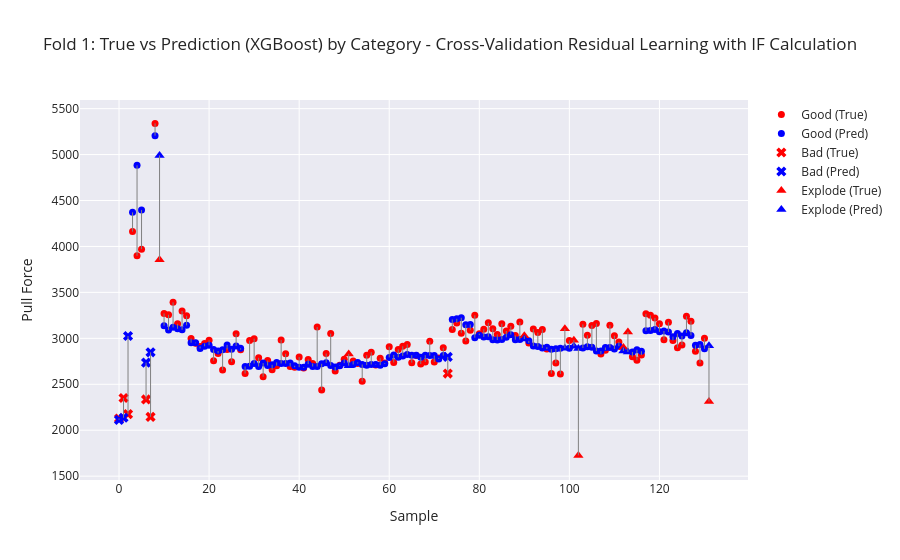
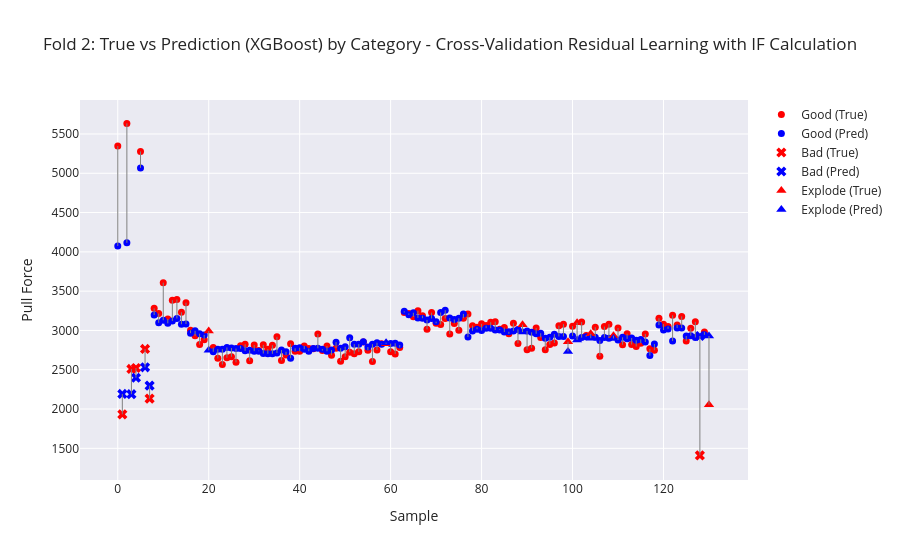
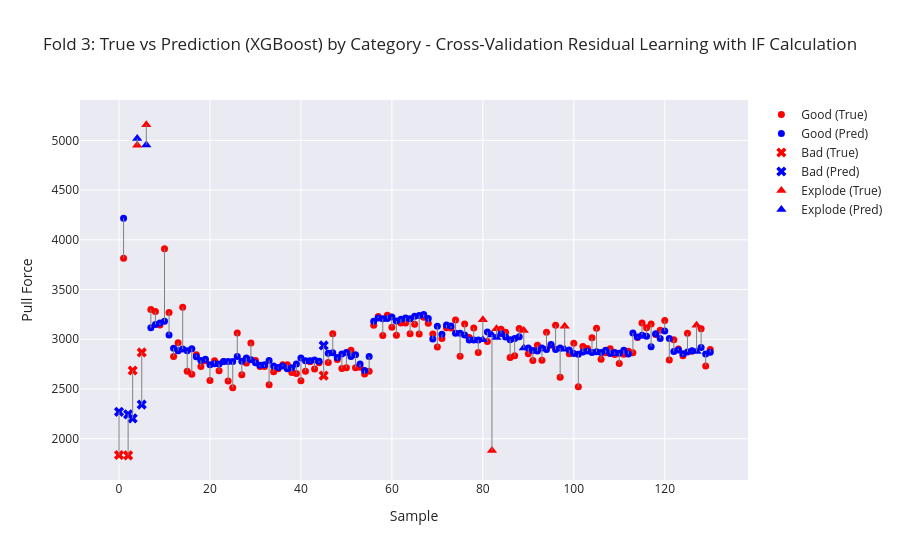

The notebook cell these images were saved under, in order:
### Markdown cell above
# Cross Validation

### Code cell
cross_df = pd.read_csv("data/train_dev_data.csv")

skf = StratifiedKFold(n_splits=3, shuffle=True, random_state=42)

mae_list = []
rmse_list = []
R2_list = []

for fold, (train_index, val_index) in enumerate(skf.split(cross_df["Sample ID"], cross_df["Category"])):
    x_tr, y_tr = get_features_and_target(cross_df.iloc[train_index], target_column) 
    x_val, y_val = get_features_and_target(cross_df.iloc[val_index], target_column)


    x_tr['Physical_Calc'] = compute_physical_calc_interfacial(x_tr) 
    x_val['Physical_Calc'] = compute_physical_calc_interfacial(x_val)

    y_tr_delta = y_tr - x_tr['Physical_Calc'] 
    y_val_delta = y_val - x_val['Physical_Calc']

    x_train_res = x_tr.drop(columns=['Physical_Calc'])
    x_dev_res = x_val.drop(columns=['Physical_Calc'])

    x_tr_scale = sc.fit_transform(X=x_tr)
    x_val_scale = sc.transform(x_val)

    if model == 'XGBoost':
        dtrain = xgb.DMatrix(x_tr_scale, label=y_tr_delta)
        dval = xgb.DMatrix(x_val_scale, label=y_val_delta)

        params = {
            'objective': 'reg:squarederror',
            'max_depth': 1,
            'eta': 0.57,
            'eval_metric': 'rmse'
        }

        num_boost_round = 20
        bst = xgb.train(params, dtrain, num_boost_round)

        preds = bst.predict(dval)

    elif model == 'RandomForest':

        params = {
            'n_estimators': 11,
            'max_depth': 5,
            'min_samples_split': 2,
            'min_samples_leaf': 4,
            'random_state': 42,
        }

        preds = RandomForestRegressor(**params).fit(x_tr_scale, y_tr_delta).predict(x_val_scale)
        
    else:
        regressor = TabPFNRegressor()
        regressor.fit(x_tr, y_tr)

        preds = regressor.predict(x_val)
    final_pred = x_val['Physical_Calc'] + preds

    mae  = mean_absolute_error(y_val, final_pred)
    rmse = root_mean_squared_error(y_val, final_pred)
    R2   = r2_score(y_val, final_pred)

    mae_list.append(mae) 
    rmse_list.append(rmse) 
    R2_list.append(R2)

    # Categories
    categories= cross_df.iloc[val_index]["Category"].values

    plot_visualizer(
        true_vals=y_val,
        pred_vals=final_pred,
        categories=categories,
        title=f"Fold {fold+1}: True vs Prediction ({model}) by Category - Cross-Validation Residual Learning with IF Calculation"
    )

    print(f"\nFold {fold+1}")
    print("MAE :", mae)
    print("RMSE:", rmse)
    print("R²  :", R2)

mae_mean = np.mean(mae_list) 
rmse_mean = np.mean(rmse_list) 
R2_mean = np.mean(R2_list)
